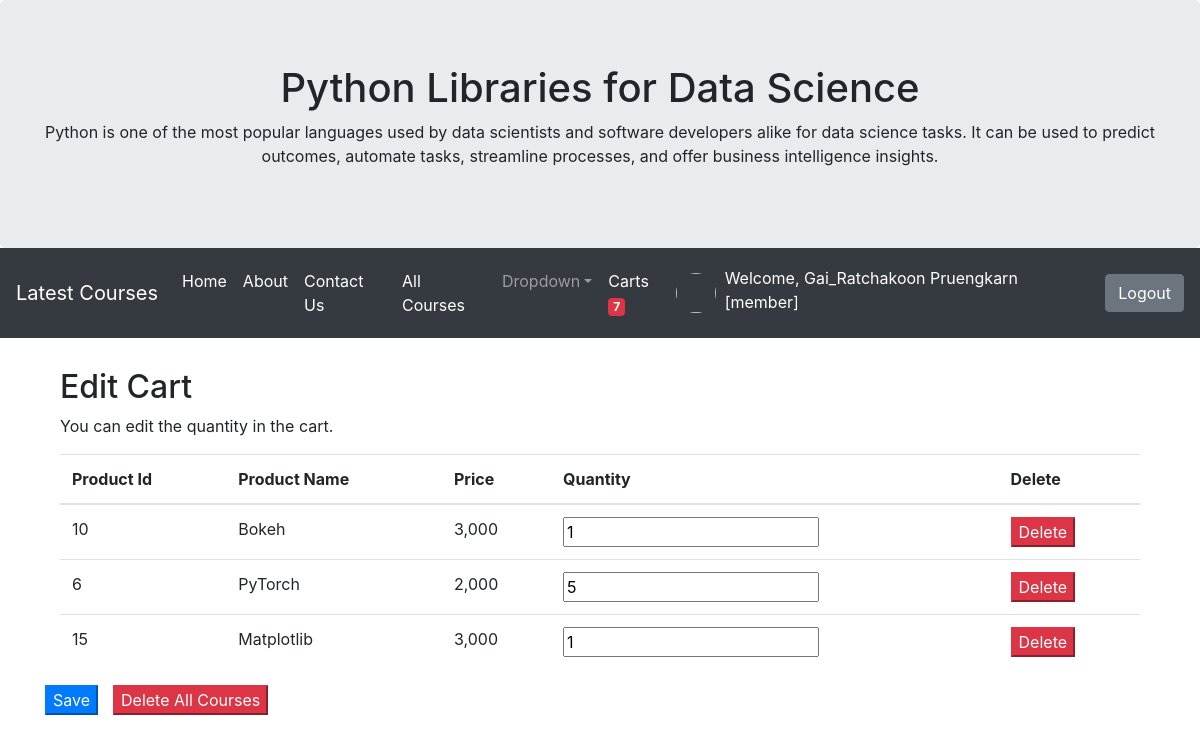
Page /mycart/edit/ (signed in) on the committed database.
### myapp/models.py (models this page shows, shortened)
class Profile(models.Model):
	user = models.OneToOneField(User,on_delete = models.CASCADE)
	photo = models.ImageField(upload_to="photoprofile", null=True, blank=True,default='default.png')
	usertype = models.CharField(max_length=100,default='member')
	cartquan = models.IntegerField(default=0)

class Cart(models.Model):
	user = models.ForeignKey(User,on_delete=models.CASCADE)
	productid = models.CharField(max_length=100)
	productname = models.CharField(max_length=100)
	price = models.IntegerField()
	quantity = models.IntegerField()
	total = models.IntegerField()
	stamp = models.DateTimeField(auto_now_add=True, blank=True, null=True)

### myapp/views.py (the view, shortened to what this page needs)
# urls.py: path('mycart/edit/', MyCartEdit, name = 'mycartedit-page'),
def MyCartEdit(request):
	username = request.user.username
	user = User.objects.get(username=username)
	context = {}
	mycart = Cart.objects.filter(user = user)
	context['mycart'] = mycart #โยนข้อมูลที่เราถึงมาจากบรรทัดข้างบนเพื่อแนบไปกับ context
	return render(request,'myapp/mycartedit.html',context)

### myapp/template/myapp/mycartedit.html (shortened to what this page needs)
{% extends 'myapp/base.html' %}
{% load humanize %}
{% block content %}
	<div class="container">
	  <h2>Edit Cart</h2>
	  <p>You can edit the quantity in the cart.</p>
	  <form method="POST" id="formsave">
		  <table class="table">
			<thead>
			  <tr>
				<th>Product Id</th>
				<th>Product Name</th>
				<th>Price</th>
				<th>Quantity</th>
				<th>Delete</th>
			  </tr>
			</thead>
			<tbody>
			{% for pd in mycart %}
			  <tr>
				<td>{{pd.productid}}</td>
				<td>{{pd.productname}}</td>
				<td>{{pd.price|intcomma}}</td>
				<td><input type="text" name="pd_{{pd.productid}}" value="{{pd.quantity}}"></td>
				<form method="POST" id="form{{pd.productid}}" onsubmit="return confirm('Confirm Delete!!')">
					<td><button type="submit" form="form{{pd.productid}}" class="bth btn-danger">Delete</button></td>
				</form>
			  </tr>
			 {% endfor %}
			</tbody>
		  </table>
		 <div class="row">
			<button type="submit" form="formsave" class="bth btn-primary">Save</button>
		</form>
			<form id = "formclear" method = "POST" onsubmit="return confirm('Do you confirm to clear all courses')">
				<div style="padding-left: 15px;">
					<button type="submit" form="formclear" class="bth btn-danger">Delete All Courses</button>
				</div>
			</form>
		</div>
	</div>
{% endblock content %}

### myapp/template/myapp/base.html (shortened to what this page needs)
<!DOCTYPE html>
<html lang="en">
<head>
	<link rel="stylesheet" href="https://maxcdn.bootstrapcdn.com/bootstrap/4.5.0/css/bootstrap.min.css">
</head>
<body>
<div class="jumbotron text-center" style="margin-bottom: 0" >
	<h1>Python Libraries for Data Science</h1>
	<p>Python is one of the most popular languages used by data scientists and software developers alike for data science tasks. It can be used to predict outcomes, automate tasks, streamline processes, and offer business intelligence insights.</p>
</div>
<nav class="navbar navbar-expand-sm bg-dark navbar-dark">
	<a class="navbar-brand" href="{% url 'lastest-page' %}">Latest Courses</a>
	<div class="collapse navbar-collapse" id="navbarsExampleDefault">
		<ul class="navbar-nav mr-auto">
			<li class="nav-item active">
				<a class="nav-link" href="{% url 'home-page' %}">Home <span class="sr-only">(current)</span></a>
			</li>
			{% if user.profile.usertype != 'admin' %}
			<li class="nav-item active">
				<a class="nav-link" href="{% url 'about-page' %}">About <span class="sr-only">(current)</span></a>
			</li>
			<li class="nav-item active">
				<a class="nav-link" href="{% url 'contact-page' %}">Contact Us <span class="sr-only">(current)</span></a>
			</li>
			{% endif %}
			<li class="nav-item active">
				<a class="nav-link" href="{% url 'allproducts-page' %}">All Courses <span class="sr-only">(current)</span></a>
			</li>
			<li class="nav-item dropdown">
				<a class="nav-link dropdown-toggle" href="#" id="dropdown01" data-toggle="dropdown" aria-haspopup="true" aria-expanded="false">Dropdown</a>
			</li>
			{% if user.is_authenticated and user.profile.usertype == 'member' %}
			<li class="nav-item active">
				<a class="nav-link" href="{% url 'mycart-page' %}">Carts <span class="badge badge-danger">{{user.profile.cartquan}}</span></span> <span class="sr-only">(current)</span></a>
			</li>
			{% endif %}
		</ul>
		{% if user.is_authenticated %}
			<img scr="{{user.profile.photo.url}}" style="width: 40px; height: 40px;" class="rounded-circle">&nbsp;&nbsp;
			<p style="color: white;margin-top: 10px;">Welcome,&nbsp;{{user.first_name}}&nbsp;{{user.last_name}}&nbsp; [{{user.profile.usertype}}]&nbsp;&nbsp;</p>
			<a class="btn btn-secondary" href="{% url 'logout' %}">Logout</a>
		{% else %}
			<a class="btn btn-primary" href="{% url 'register-page' %}">Register</a>&nbsp;&nbsp;&nbsp;
		<a class="btn btn-primary" href="{% url 'login' %}">Login</a>
		{% endif %}
	</div>
</nav>
<div class="container" style="margin-top: 30px">
	{% block content %}
	{% endblock content %}
</body>
</html>

### rows in the picture
Cart: productid "10", productname "Bokeh", price "3,000", quantity "1"
Cart: productid "6", productname "PyTorch", price "2,000", quantity "5"
Cart: productid "15", productname "Matplotlib", price "3,000", quantity "1"

### other values in the picture
{{ user.profile.cartquan }} "7"
{{ user.first_name }} "Gai_Ratchakoon"
{{ user.last_name }} "Pruengkarn"
{{ user.profile.usertype }} "member"
